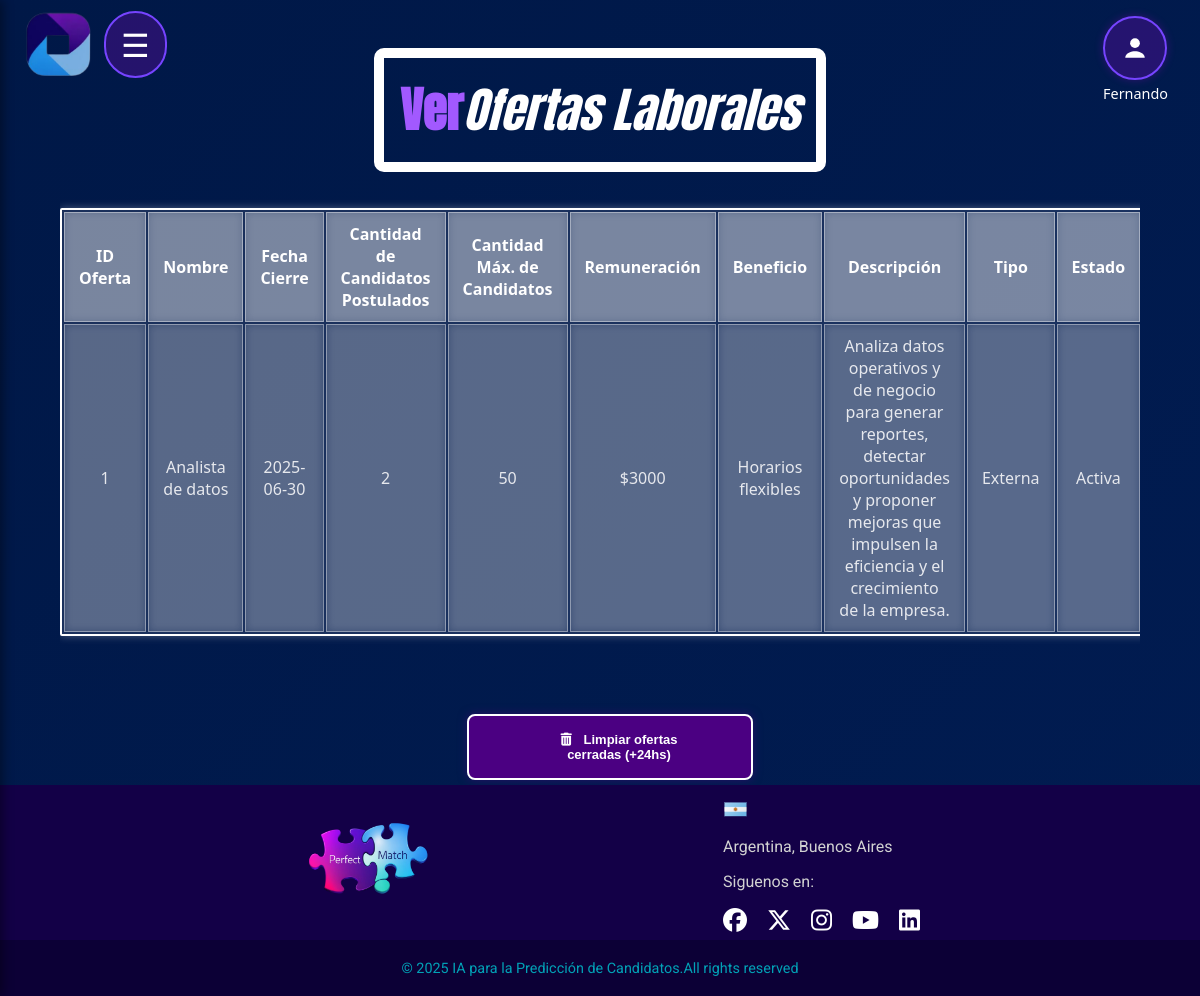
/ver_ofertas (signed in), run on an earlier commit of the app's database.
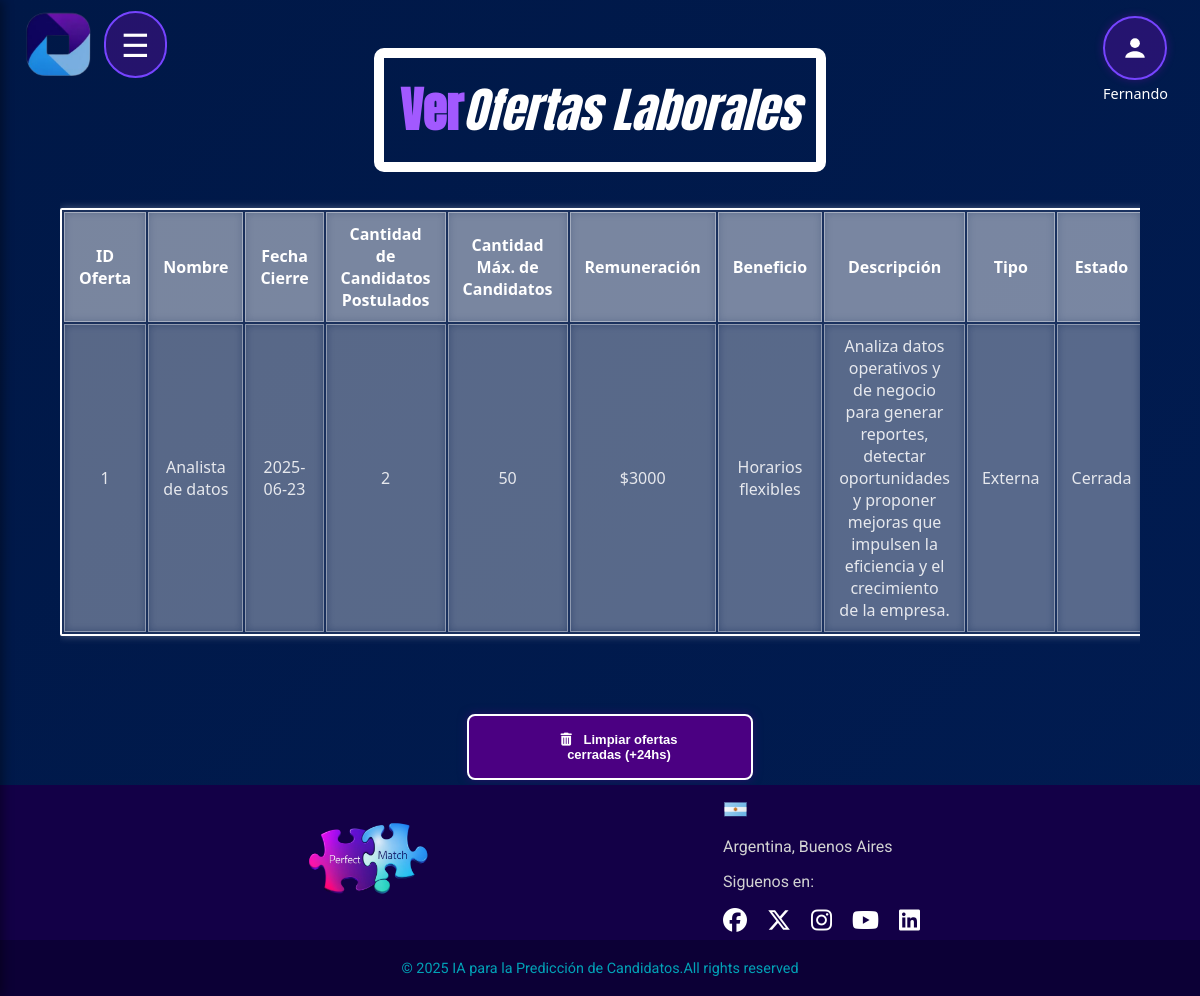
And on a later commit of the database.
### app.py (models this page shows)
class OfertaLaboral(db.Model):
    __tablename__ = "oferta_laboral"
    idOfer = db.Column(db.Integer, primary_key=True, autoincrement=True)
    nombre = db.Column(db.String(200), nullable=False, unique=True)
    fecha_cierre = db.Column(db.DateTime, nullable=False)
    max_candidatos = db.Column(db.Integer, nullable=False)
    cant_candidatos = db.Column(db.Integer, nullable=False, default=0)
    remuneracion = db.Column(db.String(50), nullable=False)
    beneficio = db.Column(db.String(200), nullable=True)
    descripcion = db.Column(db.String(200), nullable=True)
    estado = db.Column(db.String(50), nullable=False, default="Activa")
    modalidad = db.Column(db.String(20), nullable=False)
    usuario_responsable = db.Column(db.String(100), nullable=False)
    postulaciones = db.relationship("Postulacion", back_populates="oferta", cascade="all, delete-orphan", lazy=True)
    educaciones = db.relationship("OfertaEducacion", back_populates="oferta", lazy=True)
    tecnologias = db.relationship("OfertaTecnologia", back_populates="oferta", lazy=True)
    tecnologias2 = db.relationship("OfertaTecnologia2", back_populates="oferta", lazy=True)
    habilidades = db.relationship("OfertaHabilidad", back_populates="oferta", lazy=True)
    habilidades2 = db.relationship("OfertaHabilidad2", back_populates="oferta", lazy=True)

### app.py (the view)
@app.route("/ver_ofertas")
@login_required(roles=["Admin_RRHH", "Supervisor"])
def ver_ofertas():
    ofertas = OfertaLaboral.query.order_by(OfertaLaboral.fecha_cierre.desc()).all()
    if not ofertas:
        return render_template("ver_ofertas.html", mensaje="No hay ofertas disponibles.")
    dataSet = pd.DataFrame([{
        "ID Oferta": o.idOfer,
        "Nombre": o.nombre,
        "Fecha Cierre": o.fecha_cierre.strftime("%Y-%m-%d"),
        "Cantidad de Candidatos Postulados": o.cant_candidatos,
        "Cantidad Máx. de Candidatos": o.max_candidatos,
        "Remuneración": o.remuneracion,
        "Beneficio": o.beneficio,
        "Descripción": o.descripcion,
        "Tipo": o.modalidad,
        "Estado": o.estado,
        "Responsable": o.usuario_responsable,
        "Acción": f'<form style="display: inline-block; width: 110px; height: 35px; margin: 0 auto;" method="POST" action="{url_for("cerrar_oferta", idOfer=o.idOfer)}">'
                f'<input type="hidden" name="forzar" value="1">'
                f'<button style="font-size: 12px; margin: 0 !important; padding: 0 !important; width: 100px; height: 30px;" type="submit">Cerrar oferta</button></form>'
                if o.fecha_cierre > datetime.now() else "Oferta cerrada"
    } for o in ofertas])
    tabla_html = dataSet.to_html(classes="table table-striped", index=False, escape=False)
    return render_template("ver_ofertas.html", tabla=tabla_html)

### app.py (called while the page is built)
def login_required(roles=None):
    def decorator(f):
        @wraps(f)
        def wrapped(*args, **kwargs):
            if 'username' not in session:
                return redirect(url_for('login'))
            if roles and session.get('type') not in roles:
                return "Acceso no autorizado"
            return f(*args, **kwargs)
        return wrapped
    return decorator

### templates/ver_ofertas.html (shortened to what this page needs)
<!DOCTYPE html>
<html lang="es">
<head>
  <link rel="stylesheet" href="{{ url_for('static', filename='ver_ofertas.css') }}">
  <link rel="stylesheet" href="https://cdnjs.cloudflare.com/ajax/libs/font-awesome/6.5.0/css/all.min.css">
  <link rel="stylesheet" href="{{ url_for('static', filename='css/header_general.css') }}">
  <link rel="stylesheet" href="{{ url_for('static', filename='css/menu.css') }}">
  <link rel="stylesheet" href="{{ url_for('static', filename='css/footer.css') }}">
</head>
<body>
  {% include "layout/header_general.html" %}
  {% include "layout/menu.html" %}
  <h1>Ver<span class="subtitulo">Ofertas Laborales</span></h1>
  <div class="tabla-container">
    {{ tabla|safe }}
  </div>
  <div style="text-align: center; margin: 0;">
    {% if session.get('type') == 'Admin_RRHH' %}
    <form method="POST" action="{{ url_for('limpiar_ofertas_expiradas') }}"
      style="display: inline-block;margin-left: 20px ;padding: 0px 60px; background-color: #4b0082; border-radius: 8px; box-shadow: 0 0 10px rgba(75, 0, 130, 0.5);">
      <button type="submit"
        style="margin: 0 !important; font-size: 13px; color: #fff; background: none; border: none; cursor: pointer;">
        <i class="fas fa-trash-alt" style="margin-right: 8px;"></i>
        Limpiar ofertas cerradas (+24hs)
      </button>
    </form>
    {% endif %}
  </div>
  {% include "layout/footer.html" %}
</body>
</html>

### templates/layout/header_general.html (shortened to what this page needs)
<header>
    <div>
        <img class="logo" src="{{ url_for('static', filename='images/logoApptitudAI.png') }}" alt="Logo de ApptitudAI">
    </div>
    <div class="user-menu-wrapper">
        <label for="user-toggle" class="user-main">
            <div class="user-button">
                <svg viewBox="0 0 16 16" xmlns="http://www.w3.org/2000/svg" width="26" height="26">
                    <circle cx="8" cy="5" r="3" fill="#ffffff" />
                    <path d="M2 14c0-3 4-4 6-4s6 1 6 4" fill="#ffffff" />
                </svg>
            </div>
            <div class="user-name">
                <p style="color: white; margin: 4px 0 0 0; font-size: 0.9rem;">{{ session.get('username') }}</p>
            </div>
        </label>
    </div>
</header>

### templates/layout/menu.html (shortened to what this page needs)
<label for="menu-toggle" class="menu-icon">&#9776;</label>

### templates/layout/footer.html
<footer class="footer">
    <div class="footer-content">
        <div class="footer-logo">
            <img src="{{ url_for('static', filename='images/logoPerfectMatch.png') }}" alt="PF Image">
        </div>
        <div class="footer-contacts">
            <div class="footer-country">
                <div class="address">
                    <img src="{{ url_for('static', filename='images/ArgentinaS.png') }}" alt="Argentina Flag">
                    <p>Argentina, Buenos Aires</p>
                    <p>Siguenos en:</p>
                    <div class="social-media">
                        <a href="#"><i class="fa-brands fa-facebook"></i></a>
                        <a href="#"><i class="fa-brands fa-x-twitter"></i></a>
                        <a href="#"><i class="fa-brands fa-instagram"></i></a>
                        <a href="#"><i class="fa-brands fa-youtube"></i></a>
                        <a href="#"><i class="fa-brands fa-linkedin"></i></a>
                    </div>
                </div>
            </div>
        </div>
    </div>
    <div class="footer-bottom">
        <p>© 2025 IA para la Predicción de Candidatos.All rights reserved</p>
    </div>
</footer>

### static/ver_ofertas.css (style rules this page uses)
html { background: #5A189A; }
body { display: flex; flex-direction: column; justify-content: center; align-items: center; min-height: 100vh; margin: 0; padding: 0; font-family: 'Segoe UI', sans-serif; background: linear-gradient(135deg, #001847, #011d55, #2a0047, #390061); background-size: 400% 400%; animation: gradient 15s ease infinite; }
h1 { font-family: 'Anton', sans-serif; font-size: 3rem; font-weight: 600; color: #a259ff; text-align: center; margin: 3rem auto 1rem; border-radius: 10px; border: 10px solid #ffffff; padding: 1rem; animation: elevar 2s ease-out forwards; text-shadow: none; box-shadow: none; }
h1 .subtitulo { font-style: italic; color: #ffffff; font-weight: 500; }
form { animation: elevar 2s ease-out forwards; margin: 3rem auto 4rem auto; padding: 25px; border-radius: 25px; width: 50%; text-align: center; color: #ffffff; background-color: rgba(255, 255, 255, 0.267); background-size: 400% 400%; border: 2px solid #ffffff; box-shadow: 0 0 20px rgba(255, 255, 255, 0.4); margin-bottom: 5px; }
input, select, button { text-decoration: none; color: rgba(255, 255, 255, 0.8); font-size: 1.2rem; font-weight: bold; margin: 10px auto; padding: 12px 14px; border-radius: 8px; background-color: rgba(255, 255, 255, 0.2); border: none; transition: all 0.3s ease-in-out; width: 180px; }
button { background-color: transparent; color: #fdfdfd; border: none; font-weight: 600; padding: 1rem 1rem; font-size: 1.2rem; cursor: pointer; transition: background-color 0.3s ease; display: inline-block; margin: 1rem; }
.tabla-container { overflow-x: auto; cursor: grab; margin-top: 20px; width: 90%; margin: 0 auto; }
table { max-width: 80%; width: 100%; border-collapse: separate; background-color: rgba(255, 255, 255, 0.1); color: rgba(255, 255, 255, 0.85); border-radius: 2px; border: 2px solid #fff; box-shadow: 0 0 8px rgba(255, 255, 255, 0.3); transition: all 0.3s ease-in-out; animation: elevar 2s ease-out forwards; margin-bottom: 30px; margin-left: auto; margin-right: auto; margin-top: 20px; }
table th, table td { padding: 10px 14px; text-align: center; border: 1px solid rgba(255, 255, 255, 0.4); backdrop-filter: blur(4px); }
table th { background-color: rgba(255, 255, 255, 0.2); color: #fff; font-weight: bold; }
table tr:nth-child(even), table tr:nth-child(odd) { background-color: rgba(255, 255, 255, 0.1); }

### static/css/header_general.css (style rules this page uses)
header { display: flex; flex-wrap: nowrap; align-items: center; justify-content: space-between; width: 100%; box-sizing: border-box; top: 0; z-index: 10; position: absolute; padding: 10px 20px; background-color: transparent; }
.logo { margin-left: 5px; max-height: 70px; max-width: 100%; }
.user-menu-wrapper { top: 1rem; right: 2rem; position: fixed; }
.user-main { cursor: pointer; }
.user-button { background-color: rgba(183, 0, 255, 0.2); border: 2px solid #7644ff; box-shadow: 0 0 8px rgba(161, 0, 201, 0.3); border-radius: 50%; width: 60px; height: 60px; display: flex; align-items: center; justify-content: center; transition: background-color 0.3s; }

### static/css/menu.css (style rules this page uses)
.menu-icon { font-size: 2rem; cursor: pointer; position: fixed; top: 0.7rem; left: 300px; opacity: 1; transition: opacity 0.2s; background-color: rgba(183, 0, 255, 0.2); padding: 10px 15px; border-radius: 60px; border: 2px solid #7644ff; color: white; z-index: 11; }
.menu-toggle:not(:checked)~.menu-icon { left: 6.5rem; }
.user-name { text-align: center; }

### static/css/footer.css (style rules this page uses)
.footer { position: relative; background-color: #130047; color: #fff; font-family: "Roboto", sans-serif; width: 100%; }
.footer-content { display: flex; justify-content: space-between; align-items: flex-start; padding: 0; padding-left: 280px; padding-right: 280px; flex-wrap: wrap; gap: 10px; }
.footer-logo img { margin-top: 1.5rem; max-height: 100px; }
.social-media { display: flex; gap: 20px; font-size: 1.5rem; justify-content: center; align-items: center; }
.social-media a { color: #ffffff; transition: color 0.3s ease, transform 0.3s ease, filter 0.3s ease; text-decoration: none; }
.footer-contacts { display: flex; gap: 10px; margin-top: 1rem; }
.footer-country p { font-size: 1rem; color: #d1d1d1; }
.footer-country img { width: 25px; margin-right: 5px; }
.footer-bottom { background-color: #0c0036; text-align: center; padding: 5px 0; margin-top: 5px; }
.footer-bottom p { font-size: 0.9rem; color: #02a1b6; }

What changed in the data, as far as the page shows it:
changed OfertaLaboral "Fernando": estado "…1 Analista de datos 2025-06-30 2 50 $3000 Horarios flexibles Analiza datos operativos y de negocio para generar reportes, detectar oportunidades y proponer mejoras que impulsen la eficiencia y el crecimiento de la empresa. Externa Activa" → "…1 Analista de datos 2025-06-23 2 50 $3000 Horarios flexibles Analiza datos operativos y de negocio para generar reportes, detectar oportunidades y proponer mejoras que impulsen la eficiencia y el crecimiento de la empresa. Externa Cerrada"
